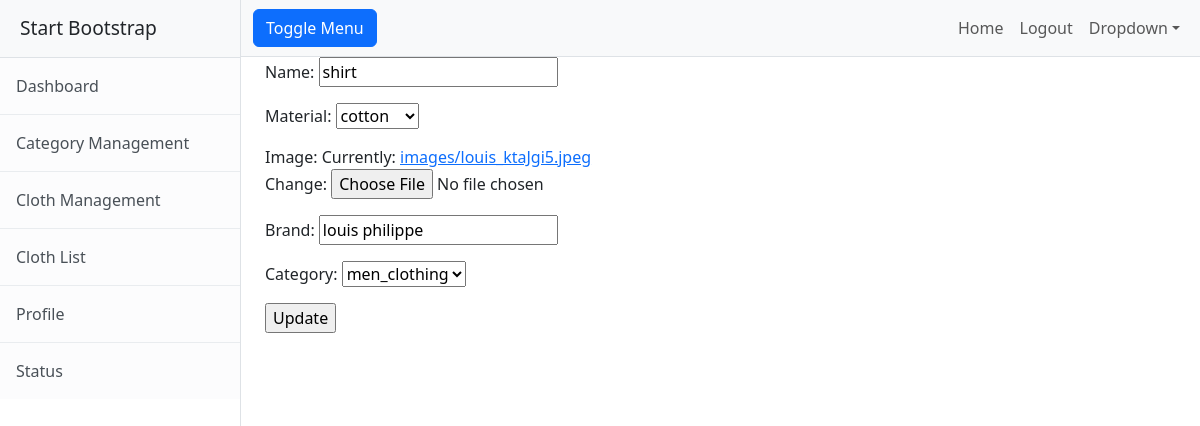
/cloths/2/change (signed in), run on the app's committed database.
### yousta/models.py (models this page shows, shortened)
class Cloths(models.Model):
    name=models.CharField(max_length=200)
    options=(
        ("linen","linen"),
        ("cotton","cotton"),
        ("satin","satin"),
        ("nylon","nylon"),
        ("polyster","polyster"),
        ("silk","silk")
    )
    material=models.CharField(max_length=200,choices=options,default="cotton")
    image=models.ImageField(upload_to="images")
    brand=models.CharField(max_length=200)
    category=models.ForeignKey(Category,null=True,on_delete=models.SET_NULL)

class Category(models.Model):
    name=models.CharField(max_length=200,unique=True)
    is_active=models.BooleanField(default=True)
    def __str__(self):
        return self.name

### yousta/views.py (the view, shortened to what this page needs)
# urls.py: path("cloths/<int:pk>/change",ClothUpdateView.as_view(),name="cloth-change"),
@method_decorator(decs,name="dispatch")
class ClothUpdateView(UpdateView):
    template_name="yousta/cloth_edit.html"
    model=Cloths
    form_class=ClothAddForm
    success_url=reverse_lazy("cloth-list")

### yousta/forms.py
class ClothAddForm(forms.ModelForm):
    class Meta:
        model=Cloths
        fields="__all__"

### yousta/views.py (called while the page is built)
def signin_required(fn):
    def wrapper(request,*args,**kwargs):
        if not request.user.is_authenticated:
            messages.error(request,"invalid session!!!")
            return redirect("signin")
        else:
            return fn(request,*args,**kwargs)
    return wrapper

def is_admin(fn):
    def wrapper(request,*args,**Kwargs):
        if not request.user.is_superuser:
            messages.error(request,"permission denied for current user !!!")
            return redirect("signin")
        else:
           return fn(request,*args,**Kwargs)
    return wrapper

### yousta/templates/yousta/cloth_edit.html (shortened to what this page needs)
{%extends 'yousta/base.html'%}
{%block body_block%}
<div class="container">
    <form action="" method="post" enctype="multipart/form-data">
        {{form.as_p}}
        <input type="submit" value="Update">
    </form>
</div>
{%endblock%}

### data on the page
Cloths: name "shirt", material "cotton", brand "louis philippe", category "men_clothing"
